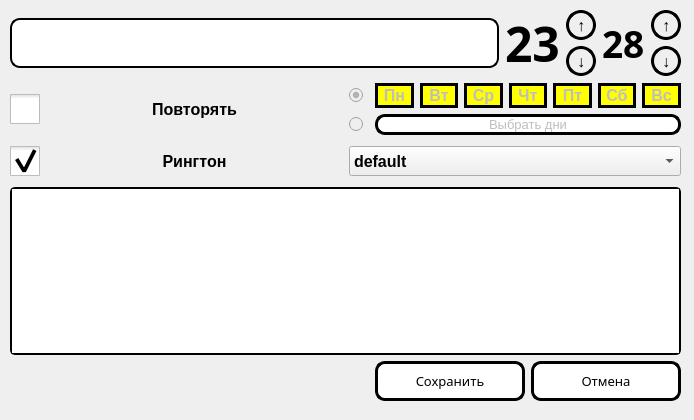
<?xml version="1.0" encoding="UTF-8"?>
<ui version="4.0">
 <class>Form</class>
 <widget class="QWidget" name="Form">
  <property name="geometry">
   <rect>
    <x>0</x>
    <y>0</y>
    <width>694</width>
    <height>420</height>
   </rect>
  </property>
  <property name="windowTitle">
   <string>Edit Notify</string>
  </property>
  <property name="styleSheet">
   <string notr="true"/>
  </property>
  <widget class="QWidget" name="verticalLayoutWidget">
   <property name="geometry">
    <rect>
     <x>10</x>
     <y>10</y>
     <width>671</width>
     <height>391</height>
    </rect>
   </property>
   <layout class="QVBoxLayout" name="main_layout">
    <item>
     <layout class="QHBoxLayout" name="horizontalLayout_2">
      <item>
       <widget class="QLineEdit" name="title_line">
        <property name="minimumSize">
         <size>
          <width>0</width>
          <height>50</height>
         </size>
        </property>
        <property name="font">
         <font>
          <family>Segoe Print</family>
          <pointsize>16</pointsize>
         </font>
        </property>
        <property name="styleSheet">
         <string notr="true">border: 2px solid black;
border-radius: 10px;</string>
        </property>
       </widget>
      </item>
      <item>
       <widget class="QLabel" name="hours_label">
        <property name="maximumSize">
         <size>
          <width>70</width>
          <height>16777215</height>
         </size>
        </property>
        <property name="font">
         <font>
          <family>Segoe UI Black</family>
          <pointsize>36</pointsize>
          <weight>75</weight>
          <bold>true</bold>
         </font>
        </property>
        <property name="text">
         <string>23</string>
        </property>
       </widget>
      </item>
      <item>
       <layout class="QVBoxLayout" name="verticalLayout_2">
        <item>
         <widget class="QPushButton" name="enlarge_hours_btn">
          <property name="minimumSize">
           <size>
            <width>0</width>
            <height>30</height>
           </size>
          </property>
          <property name="maximumSize">
           <size>
            <width>30</width>
            <height>16777215</height>
           </size>
          </property>
          <property name="font">
           <font>
            <pointsize>12</pointsize>
            <weight>75</weight>
            <bold>true</bold>
           </font>
          </property>
          <property name="cursor">
           <cursorShape>PointingHandCursor</cursorShape>
          </property>
          <property name="styleSheet">
           <string notr="true">border: 3px solid;
border-radius: 15px;</string>
          </property>
          <property name="text">
           <string>↑</string>
          </property>
         </widget>
        </item>
        <item>
         <widget class="QPushButton" name="reduce_hours_btn">
          <property name="minimumSize">
           <size>
            <width>30</width>
            <height>30</height>
           </size>
          </property>
          <property name="maximumSize">
           <size>
            <width>30</width>
            <height>16777215</height>
           </size>
          </property>
          <property name="font">
           <font>
            <pointsize>12</pointsize>
            <weight>75</weight>
            <bold>true</bold>
           </font>
          </property>
          <property name="cursor">
           <cursorShape>PointingHandCursor</cursorShape>
          </property>
          <property name="styleSheet">
           <string notr="true">border: 3px solid;
border-radius: 15px;</string>
          </property>
          <property name="text">
           <string>↓</string>
          </property>
         </widget>
        </item>
       </layout>
      </item>
      <item>
       <widget class="QLabel" name="minutes_label">
        <property name="maximumSize">
         <size>
          <width>70</width>
          <height>16777215</height>
         </size>
        </property>
        <property name="font">
         <font>
          <family>Segoe UI Black</family>
          <pointsize>28</pointsize>
          <weight>75</weight>
          <bold>true</bold>
         </font>
        </property>
        <property name="text">
         <string>28</string>
        </property>
       </widget>
      </item>
      <item>
       <layout class="QVBoxLayout" name="verticalLayout_3">
        <item>
         <widget class="QPushButton" name="enlarge_minutes_btn">
          <property name="sizePolicy">
           <sizepolicy hsizetype="Fixed" vsizetype="Fixed">
            <horstretch>0</horstretch>
            <verstretch>0</verstretch>
           </sizepolicy>
          </property>
          <property name="minimumSize">
           <size>
            <width>30</width>
            <height>30</height>
           </size>
          </property>
          <property name="maximumSize">
           <size>
            <width>30</width>
            <height>16777215</height>
           </size>
          </property>
          <property name="font">
           <font>
            <pointsize>12</pointsize>
            <weight>75</weight>
            <bold>true</bold>
           </font>
          </property>
          <property name="cursor">
           <cursorShape>PointingHandCursor</cursorShape>
          </property>
          <property name="styleSheet">
           <string notr="true">border: 3px solid;
border-radius: 15px;</string>
          </property>
          <property name="text">
           <string>↑</string>
          </property>
         </widget>
        </item>
        <item>
         <widget class="QPushButton" name="reduce_minutes_btn">
          <property name="minimumSize">
           <size>
            <width>30</width>
            <height>30</height>
           </size>
          </property>
          <property name="maximumSize">
           <size>
            <width>30</width>
            <height>16777215</height>
           </size>
          </property>
          <property name="font">
           <font>
            <pointsize>12</pointsize>
            <weight>75</weight>
            <bold>true</bold>
           </font>
          </property>
          <property name="cursor">
           <cursorShape>PointingHandCursor</cursorShape>
          </property>
          <property name="styleSheet">
           <string notr="true">border: 3px solid;
border-radius: 15px;</string>
          </property>
          <property name="text">
           <string>↓</string>
          </property>
         </widget>
        </item>
       </layout>
      </item>
     </layout>
    </item>
    <item>
     <layout class="QGridLayout" name="gridLayout">
      <item row="1" column="1">
       <widget class="QComboBox" name="ringtone_selector">
        <property name="enabled">
         <bool>true</bool>
        </property>
        <property name="minimumSize">
         <size>
          <width>0</width>
          <height>30</height>
         </size>
        </property>
        <property name="font">
         <font>
          <pointsize>12</pointsize>
          <weight>75</weight>
          <bold>true</bold>
         </font>
        </property>
        <item>
         <property name="text">
          <string>default</string>
         </property>
        </item>
        <item>
         <property name="text">
          <string>calm</string>
         </property>
        </item>
        <item>
         <property name="text">
          <string>bell</string>
         </property>
        </item>
        <item>
         <property name="text">
          <string>police</string>
         </property>
        </item>
        <item>
         <property name="text">
          <string>reload</string>
         </property>
        </item>
       </widget>
      </item>
      <item row="1" column="0">
       <layout class="QHBoxLayout" name="horizontalLayout_5">
        <item>
         <widget class="QCheckBox" name="ringtone_switch">
          <property name="sizePolicy">
           <sizepolicy hsizetype="Minimum" vsizetype="Fixed">
            <horstretch>0</horstretch>
            <verstretch>0</verstretch>
           </sizepolicy>
          </property>
          <property name="minimumSize">
           <size>
            <width>0</width>
            <height>30</height>
           </size>
          </property>
          <property name="maximumSize">
           <size>
            <width>30</width>
            <height>16777215</height>
           </size>
          </property>
          <property name="font">
           <font>
            <pointsize>12</pointsize>
            <stylestrategy>PreferDefault</stylestrategy>
           </font>
          </property>
          <property name="cursor">
           <cursorShape>PointingHandCursor</cursorShape>
          </property>
          <property name="layoutDirection">
           <enum>Qt::LeftToRight</enum>
          </property>
          <property name="autoFillBackground">
           <bool>false</bool>
          </property>
          <property name="styleSheet">
           <string notr="true">QCheckBox::indicator
{
width : 30px;
height : 30px;
}</string>
          </property>
          <property name="text">
           <string/>
          </property>
          <property name="iconSize">
           <size>
            <width>30</width>
            <height>30</height>
           </size>
          </property>
          <property name="checked">
           <bool>true</bool>
          </property>
          <property name="tristate">
           <bool>false</bool>
          </property>
         </widget>
        </item>
        <item>
         <widget class="QLabel" name="label_3">
          <property name="sizePolicy">
           <sizepolicy hsizetype="Ignored" vsizetype="Preferred">
            <horstretch>0</horstretch>
            <verstretch>0</verstretch>
           </sizepolicy>
          </property>
          <property name="minimumSize">
           <size>
            <width>0</width>
            <height>40</height>
           </size>
          </property>
          <property name="font">
           <font>
            <pointsize>12</pointsize>
            <weight>75</weight>
            <bold>true</bold>
           </font>
          </property>
          <property name="text">
           <string>Рингтон</string>
          </property>
          <property name="alignment">
           <set>Qt::AlignCenter</set>
          </property>
         </widget>
        </item>
       </layout>
      </item>
      <item row="0" column="0">
       <layout class="QHBoxLayout" name="horizontalLayout_8">
        <item>
         <widget class="QCheckBox" name="repeat_switch">
          <property name="sizePolicy">
           <sizepolicy hsizetype="Minimum" vsizetype="Fixed">
            <horstretch>0</horstretch>
            <verstretch>0</verstretch>
           </sizepolicy>
          </property>
          <property name="minimumSize">
           <size>
            <width>0</width>
            <height>30</height>
           </size>
          </property>
          <property name="maximumSize">
           <size>
            <width>30</width>
            <height>16777215</height>
           </size>
          </property>
          <property name="font">
           <font>
            <pointsize>12</pointsize>
            <stylestrategy>PreferDefault</stylestrategy>
           </font>
          </property>
          <property name="cursor">
           <cursorShape>PointingHandCursor</cursorShape>
          </property>
          <property name="layoutDirection">
           <enum>Qt::LeftToRight</enum>
          </property>
          <property name="autoFillBackground">
           <bool>false</bool>
          </property>
          <property name="styleSheet">
           <string notr="true">QCheckBox::indicator
{
width : 30px;
height : 30px;
}</string>
          </property>
          <property name="text">
           <string/>
          </property>
          <property name="iconSize">
           <size>
            <width>30</width>
            <height>30</height>
           </size>
          </property>
          <property name="tristate">
           <bool>false</bool>
          </property>
         </widget>
        </item>
        <item>
         <widget class="QLabel" name="label_4">
          <property name="sizePolicy">
           <sizepolicy hsizetype="Ignored" vsizetype="Preferred">
            <horstretch>0</horstretch>
            <verstretch>0</verstretch>
           </sizepolicy>
          </property>
          <property name="minimumSize">
           <size>
            <width>0</width>
            <height>40</height>
           </size>
          </property>
          <property name="font">
           <font>
            <pointsize>12</pointsize>
            <weight>75</weight>
            <bold>true</bold>
           </font>
          </property>
          <property name="styleSheet">
           <string notr="true"/>
          </property>
          <property name="text">
           <string>Повторять</string>
          </property>
          <property name="alignment">
           <set>Qt::AlignCenter</set>
          </property>
         </widget>
        </item>
       </layout>
      </item>
      <item row="0" column="1">
       <layout class="QVBoxLayout" name="verticalLayout">
        <item>
         <layout class="QHBoxLayout" name="horizontalLayout_7">
          <item>
           <widget class="QRadioButton" name="week_selection_switch">
            <property name="enabled">
             <bool>false</bool>
            </property>
            <property name="maximumSize">
             <size>
              <width>20</width>
              <height>16777215</height>
             </size>
            </property>
            <property name="text">
             <string/>
            </property>
            <property name="checked">
             <bool>true</bool>
            </property>
           </widget>
          </item>
          <item>
           <widget class="QPushButton" name="pn_btn">
            <property name="enabled">
             <bool>false</bool>
            </property>
            <property name="sizePolicy">
             <sizepolicy hsizetype="Fixed" vsizetype="Fixed">
              <horstretch>0</horstretch>
              <verstretch>0</verstretch>
             </sizepolicy>
            </property>
            <property name="maximumSize">
             <size>
              <width>40</width>
              <height>40</height>
             </size>
            </property>
            <property name="font">
             <font>
              <pointsize>12</pointsize>
              <weight>75</weight>
              <bold>true</bold>
             </font>
            </property>
            <property name="cursor">
             <cursorShape>PointingHandCursor</cursorShape>
            </property>
            <property name="styleSheet">
             <string notr="true">background-color: rgb(255, 255, 0);
border: 3px solid;
border-radius: 15px;</string>
            </property>
            <property name="text">
             <string>Пн</string>
            </property>
           </widget>
          </item>
          <item>
           <widget class="QPushButton" name="vt_btn">
            <property name="enabled">
             <bool>false</bool>
            </property>
            <property name="sizePolicy">
             <sizepolicy hsizetype="Fixed" vsizetype="Fixed">
              <horstretch>0</horstretch>
              <verstretch>0</verstretch>
             </sizepolicy>
            </property>
            <property name="maximumSize">
             <size>
              <width>40</width>
              <height>40</height>
             </size>
            </property>
            <property name="font">
             <font>
              <pointsize>12</pointsize>
              <weight>75</weight>
              <bold>true</bold>
             </font>
            </property>
            <property name="cursor">
             <cursorShape>PointingHandCursor</cursorShape>
            </property>
            <property name="styleSheet">
             <string notr="true">background-color: rgb(255, 255, 0);
border: 3px solid;
border-radius: 15px;</string>
            </property>
            <property name="text">
             <string>Вт</string>
            </property>
           </widget>
          </item>
          <item>
           <widget class="QPushButton" name="sr_btn">
            <property name="enabled">
             <bool>false</bool>
            </property>
            <property name="sizePolicy">
             <sizepolicy hsizetype="Fixed" vsizetype="Fixed">
              <horstretch>0</horstretch>
              <verstretch>0</verstretch>
             </sizepolicy>
            </property>
            <property name="maximumSize">
             <size>
              <width>40</width>
              <height>40</height>
             </size>
            </property>
            <property name="font">
             <font>
              <pointsize>12</pointsize>
              <weight>75</weight>
              <bold>true</bold>
             </font>
            </property>
            <property name="cursor">
             <cursorShape>PointingHandCursor</cursorShape>
            </property>
            <property name="styleSheet">
             <string notr="true">background-color: rgb(255, 255, 0);
border: 3px solid;
border-radius: 15px;</string>
            </property>
            <property name="text">
             <string>Ср</string>
            </property>
           </widget>
          </item>
          <item>
           <widget class="QPushButton" name="cht_btn">
            <property name="enabled">
             <bool>false</bool>
            </property>
            <property name="sizePolicy">
             <sizepolicy hsizetype="Fixed" vsizetype="Fixed">
              <horstretch>0</horstretch>
              <verstretch>0</verstretch>
             </sizepolicy>
            </property>
            <property name="maximumSize">
             <size>
              <width>40</width>
              <height>40</height>
             </size>
            </property>
            <property name="font">
             <font>
              <pointsize>12</pointsize>
              <weight>75</weight>
              <bold>true</bold>
             </font>
            </property>
            <property name="cursor">
             <cursorShape>PointingHandCursor</cursorShape>
            </property>
            <property name="styleSheet">
             <string notr="true">background-color: rgb(255, 255, 0);
border: 3px solid;
border-radius: 15px;</string>
            </property>
            <property name="text">
             <string>Чт</string>
            </property>
           </widget>
          </item>
          <item>
           <widget class="QPushButton" name="pt_btn">
            <property name="enabled">
             <bool>false</bool>
            </property>
            <property name="sizePolicy">
             <sizepolicy hsizetype="Fixed" vsizetype="Fixed">
              <horstretch>0</horstretch>
              <verstretch>0</verstretch>
             </sizepolicy>
            </property>
            <property name="maximumSize">
             <size>
              <width>40</width>
              <height>40</height>
             </size>
            </property>
            <property name="font">
             <font>
              <pointsize>12</pointsize>
              <weight>75</weight>
              <bold>true</bold>
             </font>
            </property>
            <property name="cursor">
             <cursorShape>PointingHandCursor</cursorShape>
            </property>
            <property name="styleSheet">
             <string notr="true">background-color: rgb(255, 255, 0);
border: 3px solid;
border-radius: 15px;</string>
            </property>
            <property name="text">
             <string>Пт</string>
            </property>
           </widget>
          </item>
          <item>
           <widget class="QPushButton" name="sb_btn">
            <property name="enabled">
             <bool>false</bool>
            </property>
            <property name="sizePolicy">
             <sizepolicy hsizetype="Fixed" vsizetype="Fixed">
              <horstretch>0</horstretch>
              <verstretch>0</verstretch>
             </sizepolicy>
            </property>
            <property name="maximumSize">
             <size>
              <width>40</width>
              <height>40</height>
             </size>
            </property>
            <property name="font">
             <font>
              <pointsize>12</pointsize>
              <weight>75</weight>
              <bold>true</bold>
             </font>
            </property>
            <property name="cursor">
             <cursorShape>PointingHandCursor</cursorShape>
            </property>
            <property name="styleSheet">
             <string notr="true">background-color: rgb(255, 255, 0);
border: 3px solid;
border-radius: 15px;</string>
            </property>
            <property name="text">
             <string>Сб</string>
            </property>
           </widget>
          </item>
          <item>
           <widget class="QPushButton" name="vs_btn">
            <property name="enabled">
             <bool>false</bool>
            </property>
            <property name="sizePolicy">
             <sizepolicy hsizetype="Fixed" vsizetype="Fixed">
              <horstretch>0</horstretch>
              <verstretch>0</verstretch>
             </sizepolicy>
            </property>
            <property name="maximumSize">
             <size>
              <width>40</width>
              <height>40</height>
             </size>
            </property>
            <property name="font">
             <font>
              <pointsize>12</pointsize>
              <weight>75</weight>
              <bold>true</bold>
             </font>
            </property>
            <property name="cursor">
             <cursorShape>PointingHandCursor</cursorShape>
            </property>
            <property name="styleSheet">
             <string notr="true">background-color: rgb(255, 255, 0);
border: 3px solid;
border-radius: 15px;</string>
            </property>
            <property name="text">
             <string>Вс</string>
            </property>
           </widget>
          </item>
         </layout>
        </item>
        <item>
         <layout class="QHBoxLayout" name="horizontalLayout_3">
          <item>
           <widget class="QRadioButton" name="calendar_selection_switch">
            <property name="enabled">
             <bool>false</bool>
            </property>
            <property name="maximumSize">
             <size>
              <width>20</width>
              <height>16777215</height>
             </size>
            </property>
            <property name="text">
             <string/>
            </property>
           </widget>
          </item>
          <item>
           <widget class="QPushButton" name="calendar_selection_btn">
            <property name="enabled">
             <bool>false</bool>
            </property>
            <property name="font">
             <font>
              <pointsize>10</pointsize>
              <weight>50</weight>
              <bold>false</bold>
             </font>
            </property>
            <property name="styleSheet">
             <string notr="true">background-color: rgb(255, 255, 255);
border: 3px solid black;
border-radius: 10px;</string>
            </property>
            <property name="text">
             <string>Выбрать дни</string>
            </property>
           </widget>
          </item>
         </layout>
        </item>
       </layout>
      </item>
     </layout>
    </item>
    <item>
     <layout class="QHBoxLayout" name="horizontalLayout_6"/>
    </item>
    <item>
     <widget class="QPlainTextEdit" name="plain_text">
      <property name="enabled">
       <bool>true</bool>
      </property>
      <property name="font">
       <font>
        <family>Segoe Print</family>
        <pointsize>14</pointsize>
       </font>
      </property>
      <property name="styleSheet">
       <string notr="true">border: 2px solid black;
border-radius: 5px;</string>
      </property>
     </widget>
    </item>
    <item>
     <layout class="QHBoxLayout" name="horizontalLayout">
      <item>
       <spacer name="horizontalSpacer">
        <property name="orientation">
         <enum>Qt::Horizontal</enum>
        </property>
        <property name="sizeHint" stdset="0">
         <size>
          <width>40</width>
          <height>20</height>
         </size>
        </property>
       </spacer>
      </item>
      <item>
       <widget class="QPushButton" name="apply_btn">
        <property name="minimumSize">
         <size>
          <width>150</width>
          <height>40</height>
         </size>
        </property>
        <property name="font">
         <font>
          <family>Segoe Print</family>
          <pointsize>10</pointsize>
         </font>
        </property>
        <property name="cursor">
         <cursorShape>PointingHandCursor</cursorShape>
        </property>
        <property name="styleSheet">
         <string notr="true">background-color: rgb(255, 255, 255);
border: 3px solid;
border-radius: 10px;</string>
        </property>
        <property name="text">
         <string>Сохранить</string>
        </property>
       </widget>
      </item>
      <item>
       <widget class="QPushButton" name="close_btn">
        <property name="minimumSize">
         <size>
          <width>150</width>
          <height>40</height>
         </size>
        </property>
        <property name="font">
         <font>
          <family>Segoe Print</family>
          <pointsize>10</pointsize>
         </font>
        </property>
        <property name="cursor">
         <cursorShape>PointingHandCursor</cursorShape>
        </property>
        <property name="styleSheet">
         <string notr="true">background-color: rgb(255, 255, 255);
border: 3px solid;
border-radius: 10px;</string>
        </property>
        <property name="text">
         <string>Отмена</string>
        </property>
       </widget>
      </item>
     </layout>
    </item>
   </layout>
  </widget>
 </widget>
 <resources/>
 <connections/>
</ui>
